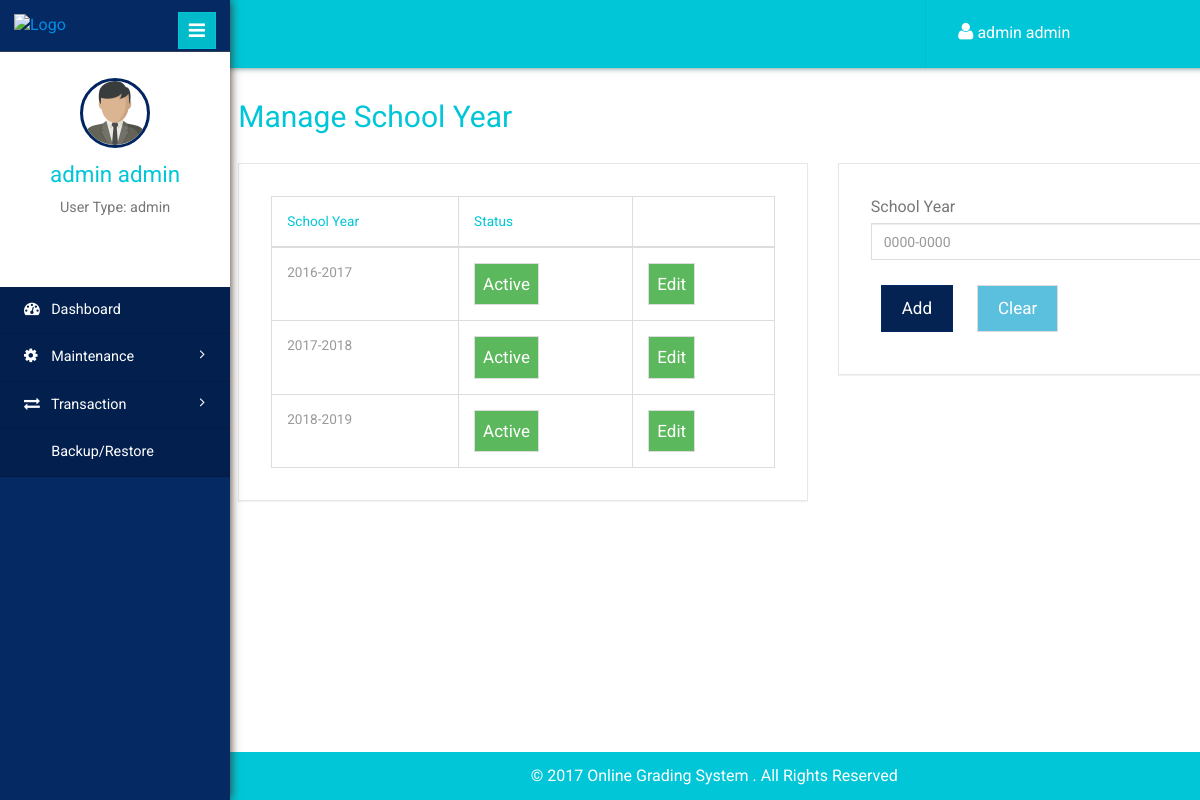
/school_year.php (signed in), run on the app's committed database.
### tables this page shows
CREATE TABLE IF NOT EXISTS `usertbl` (
`id` int(11) NOT NULL,
  `username` varchar(140) NOT NULL,
  `password` varchar(100) NOT NULL,
  `fname` varchar(140) NOT NULL,
  `mname` varchar(140) NOT NULL,
  `lname` varchar(140) NOT NULL,
  `contact` varchar(140) NOT NULL,
  `usertype` varchar(50) NOT NULL
);

CREATE TABLE IF NOT EXISTS `tblschoolyear` (
`id` int(11) NOT NULL,
  `schoolyear` varchar(20) NOT NULL
);

### session.php (called while the page is built, shortened)
<?php
if (isset($_SESSION['username']))
{
	$username = $_SESSION['username'];
}
else
{
	header("Location: index.php");
	exit();
}
$result = mysqli_query($con,"SELECT * FROM usertbl WHERE username = '$username'")or die(mysqli_error($con));
$user_rows = mysqli_fetch_array($result);
$fname = $user_rows['fname'];
$lname = $user_rows['lname'];
$userType = $user_rows['usertype'];
$name = $fname." ".$lname;
?>

### school_year.php (the view, shortened to what this page needs)
<!DOCTYPE html>
<html>
<head>
	<?php include "inc/navbar.php"; ?>
</head>
<body>
	<div class="page-container">
		<div class="left-content">
			<?php include "inc/header.php"; ?>
			<div class="outter-wp">
				<div class="sub-heard-part">
					<ol class="breadcrumb m-b-0">
						<li><h2 style="margin-top:0px;"><a>Manage School Year</a></h2></li>
					</ol>
				</div>
				<div class="graph-visual tables-main">
					<div class="row">
						<div class="col-sm-7">
							<div class="graph">
								<div class="tables">
									<table class="table table-bordered">
										<thead>
											<tr>
												<th>School Year</th>
												<th>Status</th>
												<th></th>
											</tr>
										</thead>
										<tbody>
											<?php
											$query = "SELECT * FROM tblschoolyear";
											$result = mysqli_query($con, $query);
											while($row = mysqli_fetch_array($result)) {
												?>
												<tr>
													<td><?php echo $row['schoolyear']; ?></td>
													<td><button style="margin:0px;padding:8px;" class="btn btn-success">Active</button></td>
													<td><button style="margin:0px;padding:8px;" schoolyearid="<?php echo $row['id']; ?>" schoolyear="<?php echo $row['schoolyear']; ?>" class="btn btn-success" onclick="edit(this)">Edit</button></td>
												</tr>
												<?php } ?>
											</tbody>
										</table>
									</div>
								</div>
							</div>
							<div class="col-sm-5">
								<div class="graph">
									<form method="post" name="add_schoolyear_form" action="crud_function.php">
										<div class="form-group">
											<label>School Year</label>
											<input type="text" class="form-control" name="txtSchoolYear"  id="txtSchoolYear" placeholder="0000-0000">
										</div>
										<button type="submit" name="btnAddSchoolYear" id="btnAddSchoolYear" onclick="send()" class="btn btn-primary">Add</button>
										<button type="reset" onclick="clean()" id="clear" class="btn btn-info">Clear</button>
									</form>
								</div>
							</div>
						</div>
					</div>
				</div>
				<?php include "inc/sidebar.php"; ?>
			</div>
		</body>
		</html>

### inc/header.php (shortened to what this page needs)
<?php include "conn.php"; ?>
<?php include "session.php"; ?>
<div class="inner-content">
	<div class="header-section">
		<div class="top_menu">
			<div class="profile_details_left">
				<ul class="nofitications-dropdown">
					<li class="dropdown note">
						<a href="#" class="dropdown-toggle" data-toggle="dropdown" aria-expanded="false" style="color:#fff;"><i class="fa fa-user"></i> <?php echo $name; ?></a>
					</li>
				</ul>
			</div>
			<div class="clearfix"></div>
		</div>
	</div>

### inc/sidebar.php (shortened to what this page needs)
<footer>
	<p style="color:#fff;padding-right:200px;">&copy 2017 Online Grading System . All Rights Reserved</p>
</footer>
<div class="sidebar-menu">
	<header class="logo">
		<a href="#" class="sidebar-icon"> <span class="fa fa-bars"></span> </a> <a href="admin_dashboard.php"> <img id="logo" src="" alt="Logo"/>
	</a>
</header>
<div class="down">
	<a href="admin_dashboard.php"><img style="width:70px;height:70px;" src="images/businessman.png"></a>
	<a href="admin_dashboard.php"><span class=" name-caret"><?php echo $name; ?></span></a>
	<p>User Type: <?php echo $userType; ?></p>
	<ul>
		<li><a class="tooltips" href="profile.php"><span>Profile</span><i class="lnr lnr-user"></i></a></li>
		<li><a class="tooltips" href="logout.php"><span>Log out</span><i class="lnr lnr-power-switch"></i></a></li>
	</ul>
</div>
<div class="menu">
	<ul id="menu" >
		<li><a href="admin_dashboard.php"><i class="fa fa-tachometer"></i> <span>Dashboard</span></a></li>
		<li id="menu-academico" ><a href="#"><i class="fa fa-cog"></i> <span> Maintenance</span> <span class="fa fa-angle-right" style="float: right"></span></a>
		</li>
		<li id="menu-academico" ><a href="#"><i class="fa fa-exchange"></i> <span> Transaction</span> <span class="fa fa-angle-right" style="float: right"></span></a>
		</li>
		<li><a href="backup.php"><i class="fa fa-database"></i> <span>Backup/Restore</span></a></li>
	</ul>
</div>
</div>

### data on the page
usertbl: name "admin admin", usertype "admin"
tblschoolyear: schoolyear "2016-2017"
tblschoolyear: schoolyear "2017-2018"
tblschoolyear: schoolyear "2018-2019"
